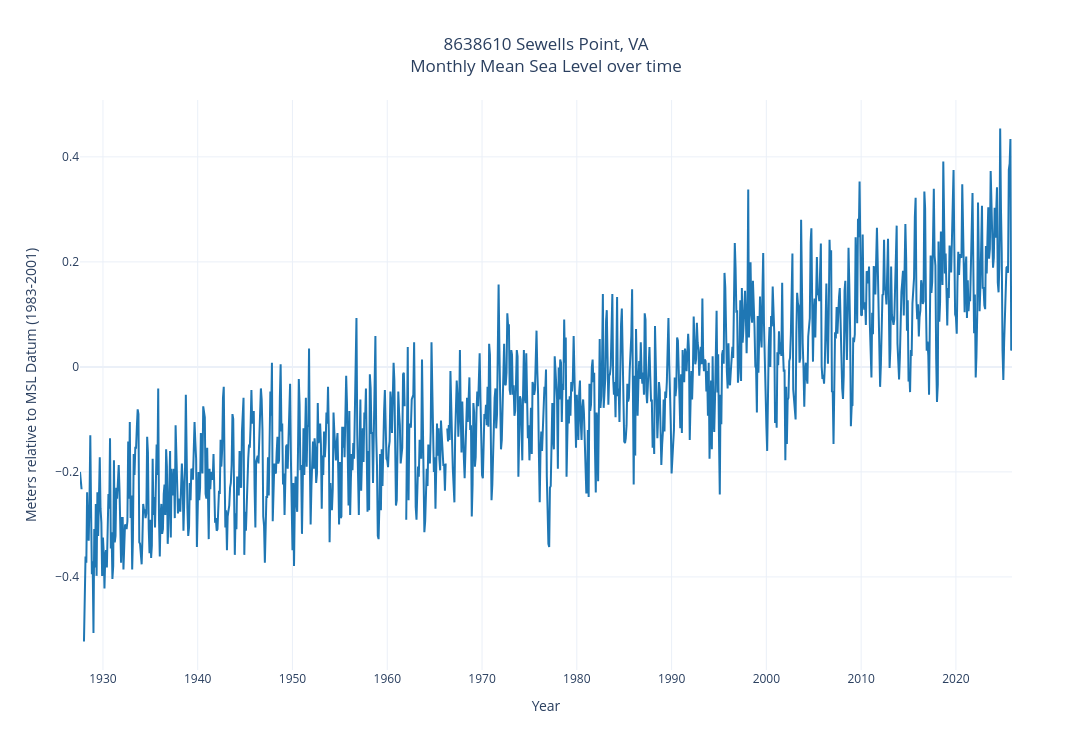

Source (notebook cell):
### Code cell
# @title ### Next we will pull and plot the monthly Mean Sea Level (MSL) data

product='observedSL'
datum = 'msl'

server = 'https://api.tidesandcurrents.noaa.gov/dpapi/uat/webapi/product/'

myurl = server + product+'.json?station='+station+'&details=monthlymeans&datum='+datum+'&units='+units
#print(myurl)

# Use "requests" to get the Monthly MSL Data
urlResponse = requests.get(myurl)
content=urlResponse.json()

# Assign data to variables.
mydata = content['data']
is_single_trend = True

station_name = content['stationName']

# Make it a Dataframe
mydf = pd.DataFrame(mydata)

last_year = int(mydf['year'].iloc[-1])

#have data end at the end of 2025
mydf = mydf[mydf['year']<2026]

# @title
# Define y-axis label dynamically
if units == 'metric':
    y_label = f"Meters relative to MSL Datum ({epoch_info})"
else:
    y_label = f"Feet relative to MSL Datum ({epoch_info})"

#Focusing on the MSL
df_msl=mydf.loc[:,['year','month','msl']]
#placeholder to represent each month
df_msl['day'] = '01'
df_msl['MSL'] = pd.to_numeric(df_msl['msl'],downcast='float')
df_msl['year'] = df_msl['year'].astype('int')
df_msl['month'] = df_msl['month'].astype('int')
df_msl['date'] = pd.to_datetime(dict(year=df_msl.year,month=df_msl.month,day=df_msl.day))

# Create interactive plot with Matplotlib's default line color
fig = go.Figure()

fig.add_trace(go.Scatter(
    x=df_msl['date'],
    y=df_msl['MSL'],
    mode='lines',
    name='Monthly MSL',
    line=dict(color='#1f77b4'),
    connectgaps=False # Add this to prevent connecting gaps
))

fig.update_layout(
    title={
        'text': f"{station_info}<br>Monthly Mean Sea Level over time",
        'x': 0.5,  # Center the title
        'xanchor': 'center'
    },
    xaxis_title="Year",
    yaxis_title=y_label,
    template='plotly_white',
    height=750,
    width=1250
)

fig.update_xaxes(showgrid=True)
fig.update_yaxes(showgrid=True)
fig.update_traces(connectgaps=False)

fig.show()

### Figure 1 — Plotly figure (JSON) as saved in the notebook; plotly's stock layout.template omitted (floating-point values rounded to 4 significant figures; data arrays with more than 128 entries replaced by an {"elided": "..."} marker saying what was removed)
{"data": [{"connectgaps": false, "line": {"color": "#1f77b4"}, "mode": "lines", "name": "Monthly MSL", "type": "scatter", "x": {"elided": "1181 str values"}, "y": {"elided": "1181 float values"}}], "layout": {"height": 750, "title": {"text": "8638610 Sewells Point, VA<br>Monthly Mean Sea Level over time", "x": 0.5, "xanchor": "center"}, "width": 1250, "xaxis": {"showgrid": true, "title": {"text": "Year"}}, "yaxis": {"showgrid": true, "title": {"text": "Meters relative to MSL Datum (1983-2001)"}}}}
